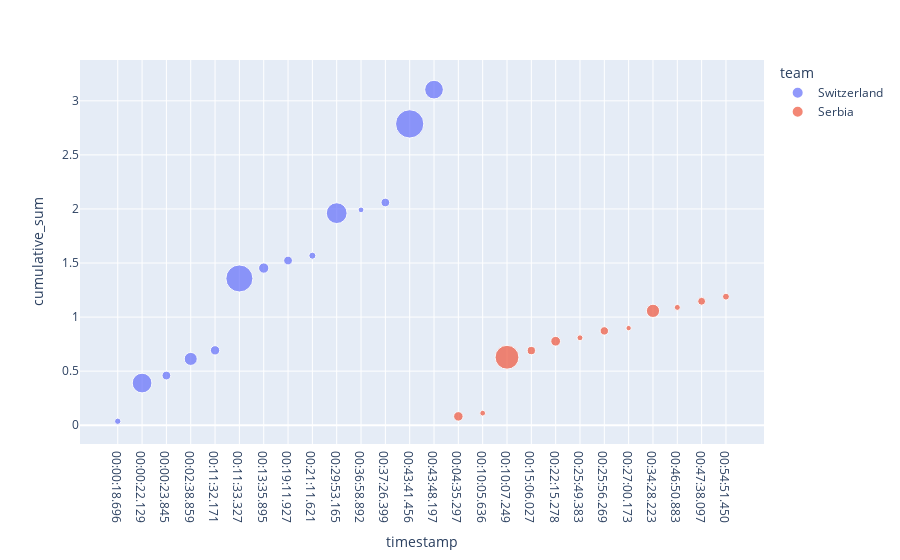

This figure's notebook cell:
### Code cell
px.scatter(
    data_frame=jp2,
    x='timestamp',
    y='cumulative_sum',
    color='team',
    size='shot_statsbomb_xg'
)

### Figure 1 — Plotly figure (JSON) as saved in the notebook; plotly's stock layout.template omitted (floating-point values rounded to 4 significant figures)
{"data": [{"hovertemplate": "team=Switzerland<br>timestamp=%{x}<br>cumulative_sum=%{y}<br>shot_statsbomb_xg=%{marker.size}<extra></extra>", "legendgroup": "Switzerland", "marker": {"color": "#636efa", "size": [0.03657, 0.3533, 0.06953, 0.1538, 0.07926, 0.6648, 0.09612, 0.0697, 0.04477, 0.3935, 0.03012, 0.06832, 0.727, 0.3168], "sizemode": "area", "sizeref": 0.001817, "symbol": "circle"}, "mode": "markers", "name": "Switzerland", "orientation": "v", "showlegend": true, "type": "scatter", "x": ["00:00:18.696", "00:00:22.129", "00:00:23.845", "00:02:38.859", "00:11:32.171", "00:11:33.327", "00:13:35.895", "00:19:11.927", "00:21:11.621", "00:29:53.165", "00:36:58.892", "00:37:26.399", "00:43:41.456", "00:43:48.197"], "xaxis": "x", "y": [0.03657, 0.3899, 0.4594, 0.6132, 0.6925, 1.357, 1.453, 1.523, 1.568, 1.961, 1.991, 2.06, 2.787, 3.104], "yaxis": "y"}, {"hovertemplate": "team=Serbia<br>timestamp=%{x}<br>cumulative_sum=%{y}<br>shot_statsbomb_xg=%{marker.size}<extra></extra>", "legendgroup": "Serbia", "marker": {"color": "#EF553B", "size": [0.08161, 0.03, 0.5169, 0.06168, 0.08628, 0.03204, 0.06372, 0.02594, 0.1593, 0.03223, 0.05652, 0.04281], "sizemode": "area", "sizeref": 0.001817, "symbol": "circle"}, "mode": "markers", "name": "Serbia", "orientation": "v", "showlegend": true, "type": "scatter", "x": ["00:04:35.297", "00:10:05.636", "00:10:07.249", "00:15:06.027", "00:22:15.278", "00:25:49.383", "00:25:56.269", "00:27:00.173", "00:34:28.223", "00:46:50.883", "00:47:38.097", "00:54:51.450"], "xaxis": "x", "y": [0.08161, 0.1116, 0.6285, 0.6902, 0.7765, 0.8085, 0.8722, 0.8982, 1.057, 1.09, 1.146, 1.189], "yaxis": "y"}], "layout": {"legend": {"itemsizing": "constant", "title": {"text": "team"}, "tracegroupgap": 0}, "margin": {"t": 60}, "xaxis": {"anchor": "y", "domain": [0, 1], "title": {"text": "timestamp"}}, "yaxis": {"anchor": "x", "domain": [0, 1], "title": {"text": "cumulative_sum"}}}}
